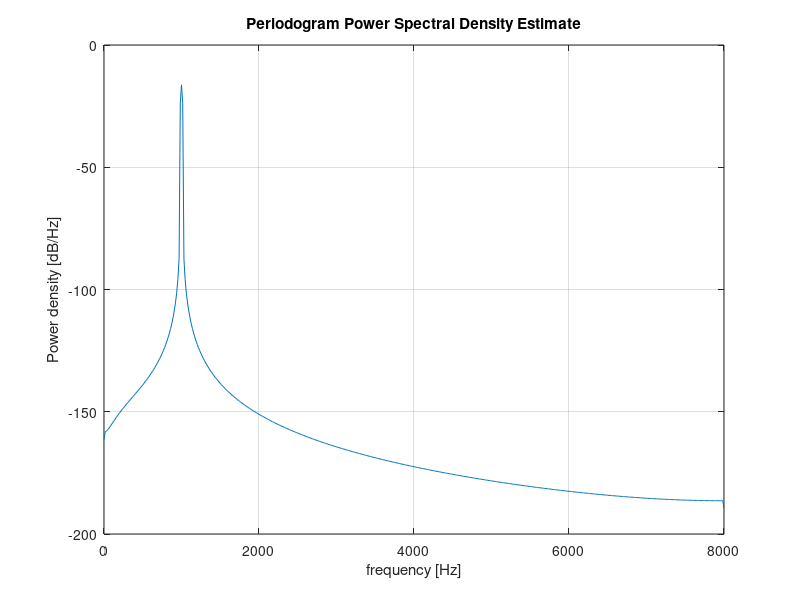

This chart was generated by the following MATLAB code:
% サンプリング周波数
fs = 16000;

% 信号の時間軸を定義
t = 0:1/fs:1; % 1秒間の時間軸を作成

% 1kHzの正弦波を生成
f = 1000;
x = sin(2*pi*f*t);
plot(t, x);

% ハミング窓を作成
w = hamming(1024);

% 入力信号を長さ1024に切り出す
x_cut = x(1:1024);

% パワースペクトルを表示
periodogram(x_cut, w, 1024, fs);
